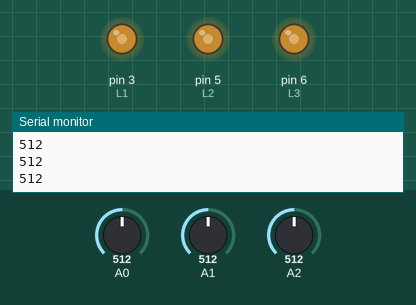
A sketch run on a simulated Arduino Uno, built with avr-gcc and run on an emulated ATmega328P. Parts: output pins drawn as LEDs (lit = HIGH), the last lines printed to the serial monitor. The inputs (shaded band) are chosen by the test bench; at power-on: A0 = 512, A1 = 512, A2 = 512.

Above: at 1.2 s.
1.3 s: A0 set to 716
At 2.2 s:
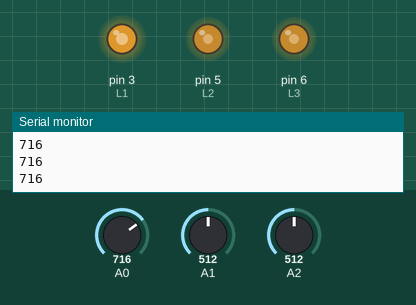
2.8 s: A1 set to 716
At 3.4 s:
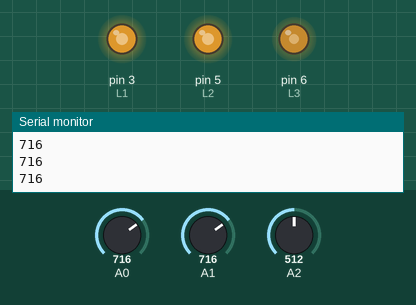
4.3 s: A2 set to 716
At 5.5 s:
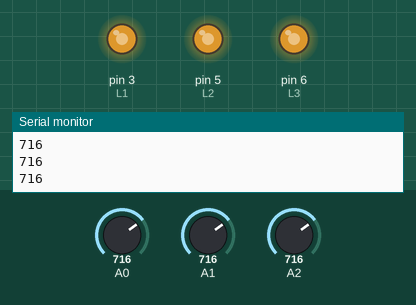
5.8 s: A0 set to 900
At 7.0 s:
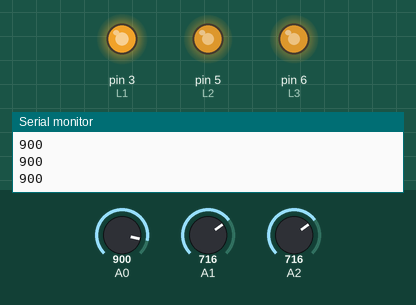
7.3 s: A1 set to 900
At 8.0 s:
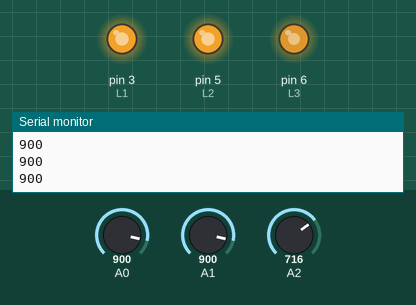
8.8 s: A2 set to 900
At 9.2 s:
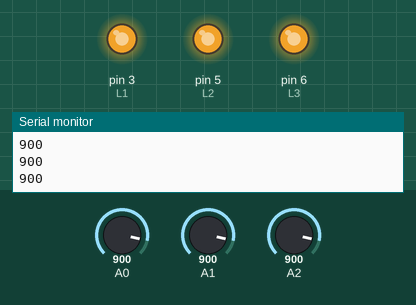
Timing chart, 0 to 11.3 s (numbered marks = the images above; inputs shaded):
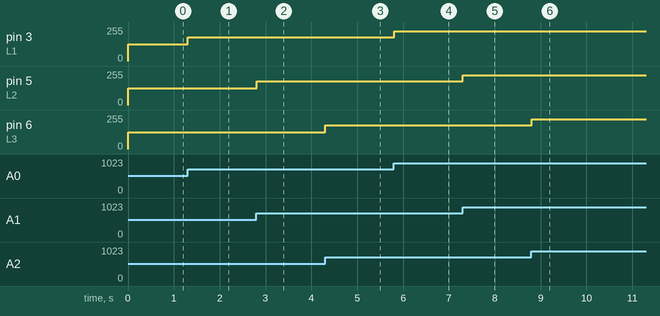

Measured:
- after the input at 1.3 s, pin 3 (L1): 127/255 → 178/255 at once
- after the input at 2.8 s, pin 5 (L2): 127/255 → 178/255 at once
- after the input at 4.3 s, pin 6 (L3): 127/255 → 178/255 at once
- after the input at 5.8 s, pin 3 (L1): 178/255 → 224/255 at once
- after the input at 7.3 s, pin 5 (L2): 178/255 → 224/255 at once
- after the input at 8.8 s, pin 6 (L3): 178/255 → 224/255 at once

The sketch:

sketch_aug28a.ino
```cpp
int L1=3;
int L2=5;
int L3=6;
int i=0;
int x=0;
int y=0;
int z=0;
int a=0;
int b=0;
int c=0;
void setup() {
  // put your setup code here, to run once:
pinMode(L1,OUTPUT);
Serial.begin(9600);
}

void loop() {
  // put your main code here, to run repeatedly:
x = analogRead (A0);
y = analogRead (A1);
z=analogRead(A2);
Serial.println(x);

a = map (x,0,1023,0,255);
analogWrite(L1,a);

b=map(y,0,1023,0,255);
analogWrite(L2,b);

c=map(z,0,1023,0,255);
analogWrite(L3,c);


}
```
